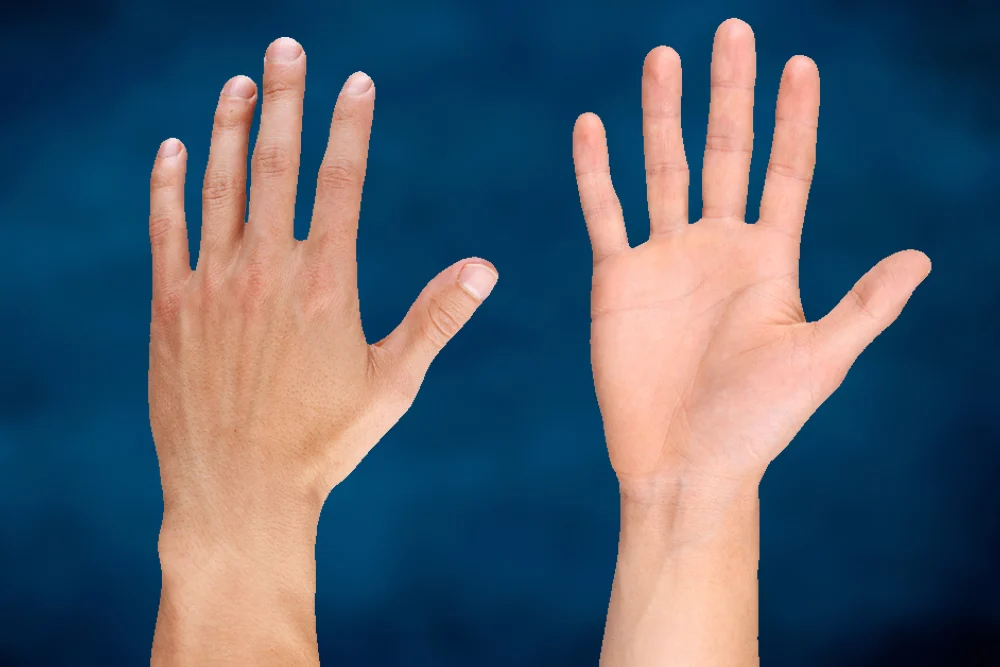
#> input picture assets/2hands.png, 1000 x 667 px, given in place of the camera
$ python tutorial5.py
#> lines starting #> are read from the running program, lines starting #| are printed output that depends on the picture; after the words box and inside, x2 and y2 are one past the last pixel; in counts of white or black regions, pixels touching at a corner belong together
import numpy as np
import cv2

cap = cv2.VideoCapture(0)
width = int(cap.get(3))
height = int(cap.get(4))

font = cv2.FONT_HERSHEY_COMPLEX
framecount = 0
while True:
    framecount+=1
    ret, frame = cap.read()
#> frame is the input picture: shape (667, 1000, 3); mean B, G, R 108.5, 92.9, 79.1
    hsv = cv2.cvtColor(frame,cv2.COLOR_BGR2HSV)
#> hsv: shape (667, 1000, 3); mean H, S, V 71.1, 194.5, 135.9
    lower_blue = np.array([90,50,50])
    upper_blue = np.array([130,255,255])
    mask = cv2.inRange(hsv, lower_blue, upper_blue)
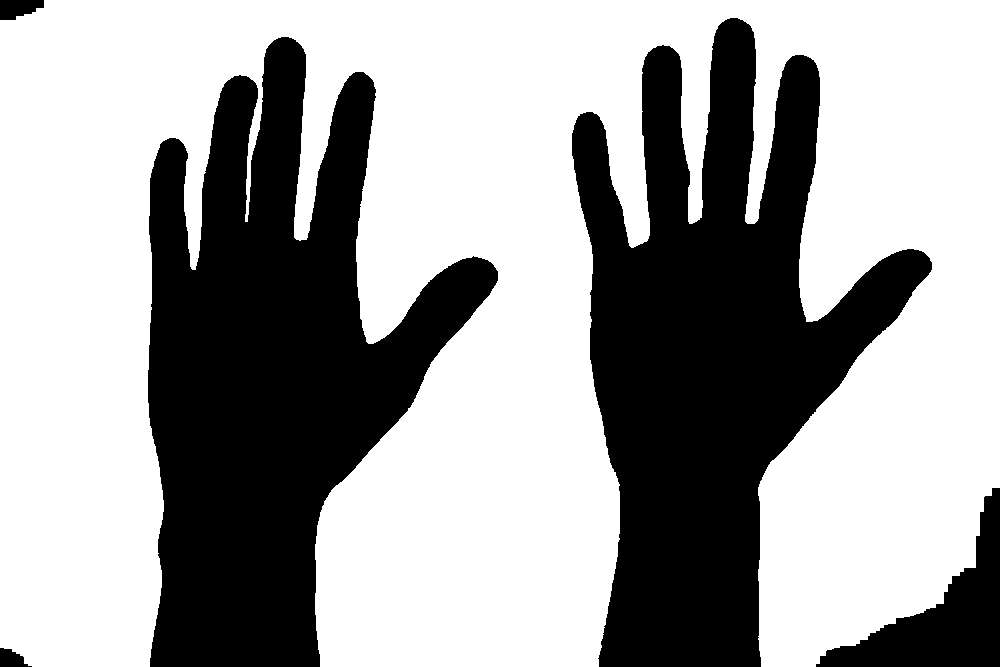
#> mask: shape (667, 1000); 63.5% white; 5 black regions, box (x1, y1, x2, y2) and area: (148, 37, 498, 667) 116161, (572, 18, 932, 667) 114633, (816, 488, 1000, 667) 11552, (0, 0, 44, 20) 672, (0, 648, 32, 667) 391
    result = cv2.bitwise_and(frame, frame, mask=mask)
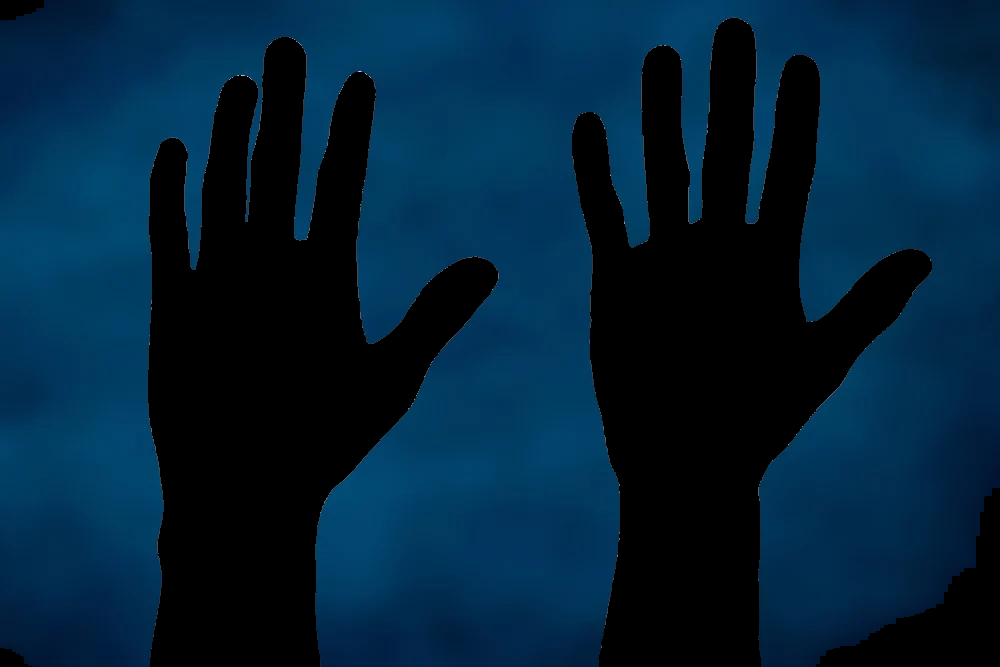
#> result: shape (667, 1000, 3); mean B, G, R 57.2, 33.9, 1.1

    cv2.imshow('result', result)
    cv2.imshow('mask', mask)
    cv2.imshow('hsv', hsv)
    cv2.imshow('frame', frame)

    if cv2.waitKey(1) == ord('q'): break
#> (key q is pressed here)

cap.release()
cv2.destroyAllWindows()
